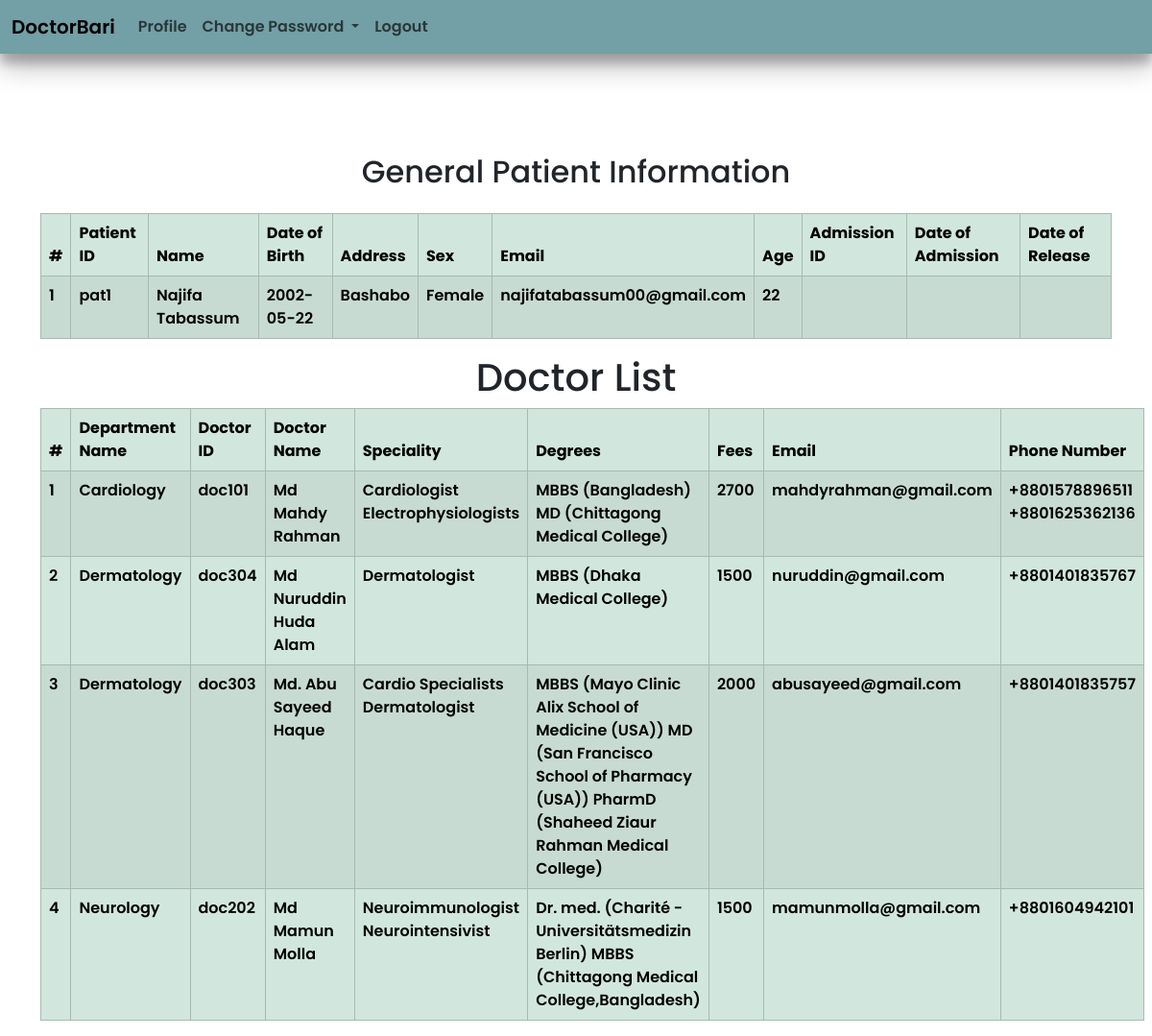
Page /user/patient.php (signed in) on the committed database.
### tables this page shows
CREATE TABLE `patient` (
  `pat_id` varchar(10) NOT NULL,
  `f_name` varchar(50) NOT NULL,
  `l_name` varchar(50) NOT NULL,
  `address` varchar(100) NOT NULL,
  `dob` date NOT NULL,
  `sex` varchar(10) NOT NULL,
  `email` varchar(40) NOT NULL
);

CREATE TABLE `doctor` (
  `doc_id` varchar(10) NOT NULL,
  `f_name` varchar(20) NOT NULL,
  `m_name` varchar(20) NOT NULL,
  `l_name` varchar(20) NOT NULL,
  `street` varchar(30) NOT NULL,
  `city` varchar(30) NOT NULL,
  `build_num` int(11) NOT NULL,
  `app_num` varchar(10) NOT NULL,
  `sex` varchar(10) NOT NULL,
  `date_of_join` timestamp NOT NULL DEFAULT current_timestamp() ON UPDATE current_timestamp(),
  `fees` decimal(6,0) NOT NULL,
  `dept_id` varchar(10) NOT NULL,
  `email` varchar(30) DEFAULT NULL,
  `password` varchar(30) NOT NULL
);

CREATE TABLE `department` (
  `dept_name` varchar(20) NOT NULL,
  `dept_id` varchar(10) NOT NULL
);

### user/patient.php (the view, shortened to what this page needs)
<?php
include '../Admin/connect.php';
$searchQuery = '';
$get_doc_sql = "SELECT
    de.dept_name, d.doc_id,
    CONCAT(d.f_name,' ',d.m_name,' ',d.l_name) AS Name,
    GROUP_CONCAT(DISTINCT ds.specialty SEPARATOR '\n') AS Specialities,
    GROUP_CONCAT(DISTINCT CONCAT(dd.degree_name,' (', dd.institute, ')') SEPARATOR '\n') AS Degrees,
    d.fees,
    d.email,
    GROUP_CONCAT(DISTINCT dpn.phone_num SEPARATOR '\n') AS Phone_Numbers
    FROM
    doctor d
    JOIN
    department de ON d.dept_id = de.dept_id
    JOIN
    doc_speciality ds ON d.doc_id = ds.doc_id
    JOIN
    doc_degree dd ON d.doc_id = dd.doc_id
    JOIN
    doc_phone_num dpn ON d.doc_id = dpn.doc_id
    WHERE
    d.doc_id = '{$searchQuery}' OR
    de.dept_name LIKE '%{$searchQuery}%' OR
    CONCAT(d.f_name,' ',d.m_name,' ',d.l_name) LIKE '%{$searchQuery}%' OR
    ds.specialty LIKE '%{$searchQuery}%' OR
    dd.degree_name LIKE '%{$searchQuery}%' OR
    dpn.phone_num LIKE '%{$searchQuery}%'
    GROUP BY NAME
    ORDER BY de.dept_name";
$doc_num = 0;
$doc_result = mysqli_query($conn, $get_doc_sql);
if ($doc_result) {
    $doc_num = mysqli_num_rows($doc_result);
}
$pat_id = $_SESSION['pat_id'];
$pat_sql = "
SELECT p.pat_id, CONCAT(p.f_name, ' ', p.l_name) AS patient_name,
       p.dob, p.address, p.sex, p.email,
       TIMESTAMPDIFF(YEAR, p.dob, CURDATE()) AS age,
       a.adm_id, a.date_of_adm, a.date_of_release,
       GROUP_CONCAT(ppn.phone_num SEPARATOR ', ') AS phone_num
FROM patient p
LEFT JOIN adm_pat a ON p.pat_id = a.pat_id
LEFT JOIN pat_phone_num ppn ON p.pat_id = ppn.pat_id
WHERE p.pat_id = ?
GROUP BY
    pat_id,
    patient_name,
    dob,
    address,
    sex,
    email,
    age,
    adm_id,
    date_of_adm,
    date_of_release
";
$stmt = $conn->prepare($pat_sql);
$stmt->bind_param("s", $pat_id);
$stmt->execute();
$pat_result = $stmt->get_result();
if ($pat_result->num_rows > 0) {
    $pat_row = $pat_result->fetch_assoc();
} else {
    $row = null;
}
?>
<!DOCTYPE html>
<html lang="en">
<head>
    <link rel="stylesheet" href="https://cdn.jsdelivr.net/npm/bootstrap@5.3.3/dist/css/bootstrap.min.css">
    <link rel="stylesheet" href="../style.css">
</head>
<body>
<header>
        <div class="w-75 mx-auto my-3">
            <nav class="navbar fixed-top navbar-expand-lg nav-body">
                <div class="container-fluid">
                    <a class="navbar-brand" href="http://localhost/Hospital-Management/user/patient_homepage.php">DoctorBari</a>
                    <div class="collapse navbar-collapse" id="navbarSupportedContent">
                        <ul class="navbar-nav me-auto mb-2 mb-lg-0">
                        <li class="nav-item">
                                <a class="nav-link" aria-current="page"
                                    href="http://localhost/Hospital-Management/user/patient.php">Profile</a>
                            </li>
                            <li class="nav-item dropdown">
                                <a class="nav-link dropdown-toggle" href="#" role="button" data-bs-toggle="dropdown" aria-expanded="false">
                                    Change Password
                                </a>
                            </li>
                            <li class="nav-item">
                                <a class="nav-link" href="http://localhost/Hospital-Management/logout.php">Logout
                                </a>
                            </li>
                        </ul>
                    </div>
                </div>
            </nav>
        </div>
    </header>
    <main style="margin-top:20vh;">
        <section class="container">
            <div>
                <h2 class="mb-4 text-center">General Patient Information</h2>
                <table class="table table-hover table-bordered table-success table-striped">
                    <thead>
                        <tr>
                            <th>#</th>
                            <th>Patient ID</th>
                            <th>Name</th>
                            <th>Date of Birth</th>
                            <th>Address</th>
                            <th>Sex</th>
                            <th>Email</th>
                            <th>Age</th>
                            <th>Admission ID</th>
                            <th>Date of Admission</th>
                            <th>Date of Release</th>
                        </tr>
                    </thead>
                    <tbody>
                        <?php if ($pat_result->num_rows > 0) :  ?>
                            <?php $serial = 1 ?>
                                <tr>
                                    <td><?php echo htmlspecialchars($serial); ?></td>
                                    <td><?php echo htmlspecialchars($pat_row['pat_id']); ?></td>
                                    <td><?php echo htmlspecialchars($pat_row['patient_name']); ?></td>
                                    <td><?php echo htmlspecialchars($pat_row['dob']); ?></td>
                                    <td><?php echo htmlspecialchars($pat_row['address']); ?></td>
                                    <td><?php echo htmlspecialchars($pat_row['sex']); ?></td>
                                    <td><?php echo htmlspecialchars($pat_row['email']); ?></td>
                                    <td><?php echo htmlspecialchars($pat_row['age']); ?></td>
                                    <td><?php echo htmlspecialchars($pat_row['adm_id']); ?></td>
                                    <td><?php echo htmlspecialchars($pat_row['date_of_adm']); ?></td>
                                    <td><?php echo htmlspecialchars($pat_row['date_of_release']); ?></td>
                                </tr>
                        <?php endif; ?>
                    </tbody>
                </table>
            </div>
        </section>
        <section class="container">
            <h1 class="text-center">Doctor List</h1>
            <table class="table table-hover table-bordered table-success table-striped">
                <thead>
                    <tr>
                        <th>#</th>
                        <th>Department Name</th>
                        <th>Doctor ID</th>
                        <th>Doctor Name</th>
                        <th>Speciality</th>
                        <th>Degrees</th>
                        <th>Fees</th>
                        <th>Email</th>
                        <th>Phone Number</th>
                    </tr>
                </thead>
                <tbody>
                    <?php
                    if ($doc_num > 0) {
                        $serial = 1;
                        while ($doc_row = mysqli_fetch_assoc($doc_result)) {
                            echo "
                            <tr>
                              <td>" . $serial . "</td>
                              <td>" . $doc_row['dept_name'] . "</td>
                              <td>" . $doc_row['doc_id'] . "</td>
                              <td>" . $doc_row['Name'] . "</td>
                              <td>" . $doc_row['Specialities'] . "</td>
                              <td>" . $doc_row['Degrees'] . "</td>
                              <td>" . $doc_row['fees'] . "</td>
                              <td>" . $doc_row['email'] . "</td>
                              <td>" . $doc_row['Phone_Numbers'] . "</td>
                            </tr>
                            ";
                            $serial++;
                        }
                    }
                    ?>
                </tbody>
            </table>
        </section>
    </main>
</body>
</html>

### style.css (style rules this page uses)
body { top:5rem; font-family: "Poppins", sans-serif; font-weight: 600; }
nav { box-shadow: rgba(0, 0, 0, 0.25) 0px 14px 28px, rgba(0, 0, 0, 0.22) 0px 10px 10px; }
a { text-decoration: none; color:white; }
.nav-body { background-color: rgb(115, 159, 166);; }

### rows in the picture
patient: pat_id "pat1", dob "2002-05-22", address "Bashabo", sex "Female", email "najifatabassum00@gmail.com"
doctor: dept.dept_name "Cardiology", doc_id "doc101", Name "Md Mahdy Rahman", Specialities "Cardiologist Electrophysiologists", Degrees "MBBS (Bangladesh) MD (Chittagong Medical College)", fees "2700", email "mahdyrahman@gmail.com", Phone_Numbers "+8801578896511 +8801625362136"
doctor: dept.dept_name "Dermatology", doc_id "doc304", Name "Md Nuruddin Huda Alam", Specialities "Dermatologist", Degrees "MBBS (Dhaka Medical College)", fees "1500", email "nuruddin@gmail.com", Phone_Numbers "+8801401835767"
doctor: dept.dept_name "Dermatology", doc_id "doc303", Name "Md. Abu Sayeed Haque", Specialities "Cardio Specialists Dermatologist", Degrees "MBBS (Mayo Clinic Alix School of Medicine (USA)) MD (San Francisco School of Pharmacy (USA)) PharmD (Shaheed Ziaur Rahman Medical College)", fees "2000", email "abusayeed@gmail.com", Phone_Numbers "+8801401835757"
doctor: dept.dept_name "Neurology", doc_id "doc202", Name "Md Mamun Molla", Specialities "Neuroimmunologist Neurointensivist", Degrees "Dr. med. (Charité - Universitätsmedizin Berlin) MBBS (Chittagong Medical College,Bangladesh)", fees "1500", email "mamunmolla@gmail.com", Phone_Numbers "+8801604942101"

### other values in the picture
$serial "1"
$pat_row['patient_name'] "Najifa Tabassum"
$pat_row['age'] "22"
